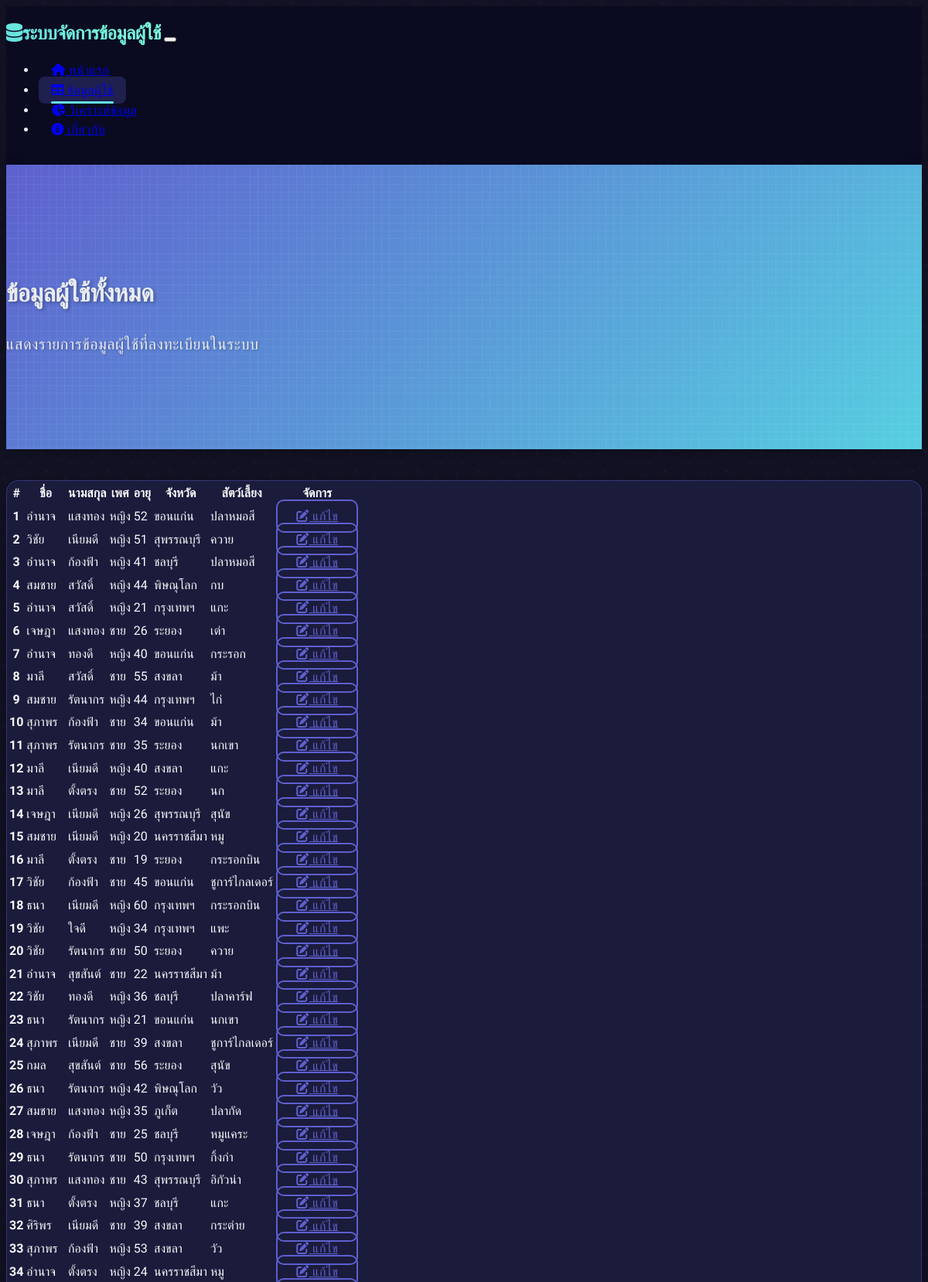
Page /data (upper part) on the committed database.
### tables this page shows
CREATE TABLE users (
        id INTEGER PRIMARY KEY AUTOINCREMENT,
        first_name TEXT,
        last_name TEXT,
        gender TEXT,
        age INTEGER,
        province TEXT
    , pet TEXT);

### app.py (the view)
@app.route("/data")  # route สำหรับการแสดงข้อมูล
@app.route("/data/<int:page>")  # route รองรับการเปลี่ยนหน้า
def data(page=1):
    try:
        items_per_page = 50  # จำนวนรายการต่อหน้า
        offset = (page - 1) * items_per_page  # คำนวณตำแหน่งเริ่มต้น
        conn = get_db_connection()  # เชื่อมต่อกับฐานข้อมูล
        total_users = conn.execute("SELECT COUNT(*) FROM users").fetchone()[0]
        users = conn.execute(
            "SELECT * FROM users ORDER BY id LIMIT ? OFFSET ?",
            (items_per_page, offset)
        ).fetchall()
        total_pages = (total_users + items_per_page - 1) // items_per_page
        conn.close()  # ปิดการเชื่อมต่อกับฐานข้อมูล
        start_index = (page - 1) * items_per_page + 1
        return render_template(
            "data.html",
            users=users,
            total_users=total_users,
            page=page,
            total_pages=total_pages,
            start_index=start_index
        )  # ส่งข้อมูลที่ดึงมาไปแสดงใน template data.html
    except Exception as e:
        return f"เกิดข้อผิดพลาดในการดึงข้อมูล: {str(e)}", 500

### app.py (called while the page is built)
def get_db_connection():  # ฟังก์ชันที่ใช้ในการเชื่อมต่อกับฐานข้อมูล
    conn = sqlite3.connect('mock_data.db')  # เชื่อมต่อกับฐานข้อมูล mock_data.db
    conn.row_factory = sqlite3.Row  # ให้ผลลัพธ์จากการดึงข้อมูลเป็น dictionary
    return conn  # ส่งกลับการเชื่อมต่อกับฐานข้อมูล

### templates/data.html (shortened to what this page needs)
{% extends 'layout.html' %}
{% block content %}
<div class="hero-section">
    <div class="container">
        <div class="row">
            <div class="col-md-8 mx-auto text-center text-white">
                <h1 class="display-4 fw-bold mb-4">ข้อมูลผู้ใช้ทั้งหมด</h1>
                <p class="lead mb-0">แสดงรายการข้อมูลผู้ใช้ที่ลงทะเบียนในระบบ</p>
            </div>
        </div>
    </div>
</div>
<div class="container">
    <div class="row">
        <div class="col-12">
            <div class="card shadow-lg">
                <div class="card-body p-0">
                    <div class="table-responsive">
                        <table class="table table-hover mb-0">
                            <thead>
                                <tr>
                                    <th scope="col" class="ps-4">#</th>
                                    <th scope="col">ชื่อ</th>
                                    <th scope="col">นามสกุล</th>
                                    <th scope="col">เพศ</th>
                                    <th scope="col">อายุ</th>
                                    <th scope="col">จังหวัด</th>
                                    <th scope="col">สัตว์เลี้ยง</th>
                                    <th scope="col" class="pe-4">จัดการ</th>
                                </tr>
                            </thead>
                            <tbody>
                                {% for user in users %}
                                <tr>
                                    <th scope="row" class="ps-4">{{ start_index + loop.index0 }}</th>
                                    <td>{{ user.first_name }}</td>
                                    <td>{{ user.last_name }}</td>
                                    <td>{{ user.gender }}</td>
                                    <td>{{ user.age }}</td>
                                    <td>{{ user.province }}</td>
                                    <td>{{ user.pet if user.pet else '-' }}</td>
                                    <td class="pe-4">
                                        <a href="/edit/{{ user.id }}" class="btn btn-sm btn-outline-primary">
                                            <i class="fas fa-edit me-1"></i> แก้ไข
                                        </a>
                                    </td>
                                </tr>
                                {% endfor %}
                            </tbody>
                        </table>
                    </div>
                </div>
            </div>
        </div>
    </div>
</div>
{% endblock %}

### templates/layout.html (shortened to what this page needs)
<!DOCTYPE html>
<html lang="th" data-bs-theme="dark">
<head>
    <link href="https://cdn.replit.com/agent/bootstrap-agent-dark-theme.min.css" rel="stylesheet">
    <link rel="stylesheet" href="https://cdnjs.cloudflare.com/ajax/libs/font-awesome/6.4.0/css/all.min.css">
</head>
<body>
    <nav class="navbar navbar-expand-lg navbar-dark">
        <div class="container">
            <a class="navbar-brand" href="/"><i class="fas fa-database me-2"></i>ระบบจัดการข้อมูลผู้ใช้</a>
            <button class="navbar-toggler" type="button" data-bs-toggle="collapse" data-bs-target="#navbarNav" aria-controls="navbarNav" aria-expanded="false" aria-label="Toggle navigation">
            </button>
            <div class="collapse navbar-collapse" id="navbarNav">
                <ul class="navbar-nav ms-auto">
                    <li class="nav-item">
                        <a class="nav-link {% if request.path == '/' %}active{% endif %}" href="/"><i class="fas fa-home me-1"></i> หน้าแรก</a>
                    </li>
                    <li class="nav-item">
                        <a class="nav-link {% if request.path == '/data' %}active{% endif %}" href="/data"><i class="fas fa-table me-1"></i> ข้อมูลผู้ใช้</a>
                    </li>
                    <li class="nav-item">
                        <a class="nav-link {% if request.path == '/analysis' %}active{% endif %}" href="/analysis"><i class="fas fa-chart-pie me-1"></i> วิเคราะห์ข้อมูล</a>
                    </li>
                    <li class="nav-item">
                        <a class="nav-link {% if request.path == '/about' %}active{% endif %}" href="/about"><i class="fas fa-info-circle me-1"></i> เกี่ยวกับ</a>
                    </li>
                </ul>
            </div>
        </div>
    </nav>
    {% block content %}{% endblock %}
</body>
</html>

### templates/layout.html (style rules this page uses)
:root { --primary-color: #5e60ce; --primary-hover: #4d4daa; --secondary-color: #64dfdf; --accent-color: #80ffdb; --dark-color: #1a1b41; --darker-color: #0a0b21; --card-bg: rgba(30, 31, 67, 0.9); --card-text: #f8f9fa; --card-header-bg: rgba(35, 36, 72, 0.9); --card-border: #5e60ce; --dark-bg: #121224; --light-text: #e9ecef; --box-shadow: 0 8px 30px rgba(0, 0, 0, 0.3); --box-shadow-hover: 0 15px 60px rgba(0, 0, 0, 0.5); --glass-bg: rgba(30, 31, 67, 0.8); --glass-border: rgba(94, 96, 206, 0.4); }
body { background-color: var(--dark-bg); color: var(--light-text); font-family: 'Prompt', sans-serif; line-height: 1.6; }
.hero-section { background: linear-gradient(135deg, #5e60ce, #56cfe1); padding: 120px 0 100px; margin-bottom: 40px; position: relative; overflow: hidden; box-shadow: 0 5px 15px rgba(0, 0, 0, 0.3); }
.hero-section:before { content: ''; position: absolute; top: 0; left: 0; right: 0; bottom: 0; }
.hero-section h1 { font-weight: 700; text-shadow: 2px 2px 4px rgba(0, 0, 0, 0.3); letter-spacing: -0.5px; margin-bottom: 1.5rem; }
.hero-section p { font-size: 1.25rem; text-shadow: 1px 1px 3px rgba(0, 0, 0, 0.3); letter-spacing: 0.5px; }
.card { background: var(--glass-bg); backdrop-filter: blur(10px); -webkit-backdrop-filter: blur(10px); border: 1px solid var(--glass-border); border-radius: 16px; box-shadow: var(--box-shadow); transition: all 0.35s ease; color: var(--card-text); }
.table { color: var(--card-text); margin-bottom: 0; }
.navbar { padding: 1rem 0; background-color: var(--darker-color) !important; box-shadow: 0 4px 10px rgba(0, 0, 0, 0.2); }
.navbar-brand { font-weight: 700; font-size: 1.5rem; letter-spacing: -0.5px; background: linear-gradient(45deg, var(--secondary-color), var(--accent-color)); -webkit-background-clip: text; -webkit-text-fill-color: transparent; padding: 0.5rem 0; }
.nav-link { font-weight: 500; letter-spacing: 0.5px; padding: 0.5rem 1rem !important; margin: 0 0.15rem; transition: all 0.3s ease; border-radius: 8px; position: relative; }
.nav-link.active, .nav-link:hover { background-color: rgba(94, 96, 206, 0.25); }
.nav-link.active:after { content: ''; position: absolute; bottom: 0; left: 1rem; right: 1rem; height: 3px; background: var(--secondary-color); border-radius: 3px; }
.btn { padding: 0.6rem 1.5rem; border-radius: 10px; transition: all 0.3s ease; font-weight: 500; letter-spacing: 0.5px; }
.btn-outline-primary { border: 2px solid var(--primary-color); color: var(--primary-color); }

### rows in the picture
users: start_index+loop.index0 "1", first_name "อำนาจ", last_name "แสงทอง", gender "หญิง", age "52", province "ขอนแก่น", pet "ปลาหมอสี"
users: start_index+loop.index0 "2", first_name "วิชัย", last_name "เนียมดี", gender "หญิง", age "51", province "สุพรรณบุรี", pet "ควาย"
users: start_index+loop.index0 "3", first_name "อำนาจ", last_name "ก้องฟ้า", gender "หญิง", age "41", province "ชลบุรี", pet "ปลาหมอสี"
users: start_index+loop.index0 "4", first_name "สมชาย", last_name "สวัสดิ์", gender "หญิง", age "44", province "พิษณุโลก", pet "กบ"
users: start_index+loop.index0 "5", first_name "อำนาจ", last_name "สวัสดิ์", gender "หญิง", age "21", province "กรุงเทพฯ", pet "แกะ"
users: start_index+loop.index0 "6", first_name "เจษฎา", last_name "แสงทอง", gender "ชาย", age "26", province "ระยอง", pet "เต่า"
users: start_index+loop.index0 "7", first_name "อำนาจ", last_name "ทองดี", gender "หญิง", age "40", province "ขอนแก่น", pet "กระรอก"
users: start_index+loop.index0 "8", first_name "มาลี", last_name "สวัสดิ์", gender "ชาย", age "55", province "สงขลา", pet "ม้า"
users: start_index+loop.index0 "9", first_name "สมชาย", last_name "รัตนากร", gender "หญิง", age "44", province "กรุงเทพฯ", pet "ไก่"
users: start_index+loop.index0 "10", first_name "สุภาพร", last_name "ก้องฟ้า", gender "ชาย", age "34", province "ขอนแก่น", pet "ม้า"
users: start_index+loop.index0 "11", first_name "สุภาพร", last_name "รัตนากร", gender "ชาย", age "35", province "ระยอง", pet "นกเขา"
users: start_index+loop.index0 "12", first_name "มาลี", last_name "เนียมดี", gender "หญิง", age "40", province "สงขลา", pet "แกะ"
users: start_index+loop.index0 "13", first_name "มาลี", last_name "ตั้งตรง", gender "ชาย", age "52", province "ระยอง", pet "นก"
users: start_index+loop.index0 "14", first_name "เจษฎา", last_name "เนียมดี", gender "หญิง", age "26", province "สุพรรณบุรี", pet "สุนัข"
users: start_index+loop.index0 "15", first_name "สมชาย", last_name "เนียมดี", gender "หญิง", age "20", province "นครราชสีมา", pet "หมู"
users: start_index+loop.index0 "16", first_name "มาลี", last_name "ตั้งตรง", gender "ชาย", age "19", province "ระยอง", pet "กระรอกบิน"
users: start_index+loop.index0 "17", first_name "วิชัย", last_name "ก้องฟ้า", gender "ชาย", age "45", province "ขอนแก่น", pet "ชูการ์ไกลเดอร์"
users: start_index+loop.index0 "18", first_name "ธนา", last_name "เนียมดี", gender "หญิง", age "60", province "กรุงเทพฯ", pet "กระรอกบิน"
users: start_index+loop.index0 "19", first_name "วิชัย", last_name "ใจดี", gender "หญิง", age "34", province "กรุงเทพฯ", pet "แพะ"
users: start_index+loop.index0 "20", first_name "วิชัย", last_name "รัตนากร", gender "ชาย", age "50", province "ระยอง", pet "ควาย"
users: start_index+loop.index0 "21", first_name "อำนาจ", last_name "สุขสันต์", gender "ชาย", age "22", province "นครราชสีมา", pet "ม้า"
users: start_index+loop.index0 "22", first_name "วิชัย", last_name "ทองดี", gender "หญิง", age "36", province "ชลบุรี", pet "ปลาคาร์ฟ"
users: start_index+loop.index0 "23", first_name "ธนา", last_name "รัตนากร", gender "หญิง", age "21", province "ขอนแก่น", pet "นกเขา"
users: start_index+loop.index0 "24", first_name "สุภาพร", last_name "เนียมดี", gender "ชาย", age "39", province "สงขลา", pet "ชูการ์ไกลเดอร์"
users: start_index+loop.index0 "25", first_name "กมล", last_name "สุขสันต์", gender "ชาย", age "56", province "ระยอง", pet "สุนัข"
users: start_index+loop.index0 "26", first_name "ธนา", last_name "รัตนากร", gender "หญิง", age "42", province "พิษณุโลก", pet "วัว"
users: start_index+loop.index0 "27", first_name "สมชาย", last_name "แสงทอง", gender "หญิง", age "35", province "ภูเก็ต", pet "ปลากัด"
users: start_index+loop.index0 "28", first_name "เจษฎา", last_name "ก้องฟ้า", gender "ชาย", age "25", province "ชลบุรี", pet "หมูแคระ"
users: start_index+loop.index0 "29", first_name "ธนา", last_name "รัตนากร", gender "ชาย", age "50", province "กรุงเทพฯ", pet "กิ้งก่า"
users: start_index+loop.index0 "30", first_name "สุภาพร", last_name "แสงทอง", gender "ชาย", age "43", province "สุพรรณบุรี", pet "อิกัวน่า"
users: start_index+loop.index0 "31", first_name "ธนา", last_name "ตั้งตรง", gender "หญิง", age "37", province "ชลบุรี", pet "แกะ"
users: start_index+loop.index0 "32", first_name "ศิริพร", last_name "เนียมดี", gender "ชาย", age "39", province "สงขลา", pet "กระต่าย"
users: start_index+loop.index0 "33", first_name "สุภาพร", last_name "ก้องฟ้า", gender "หญิง", age "53", province "สงขลา", pet "วัว"
users: start_index+loop.index0 "34", first_name "อำนาจ", last_name "ตั้งตรง", gender "หญิง", age "24", province "นครราชสีมา", pet "หมู"
